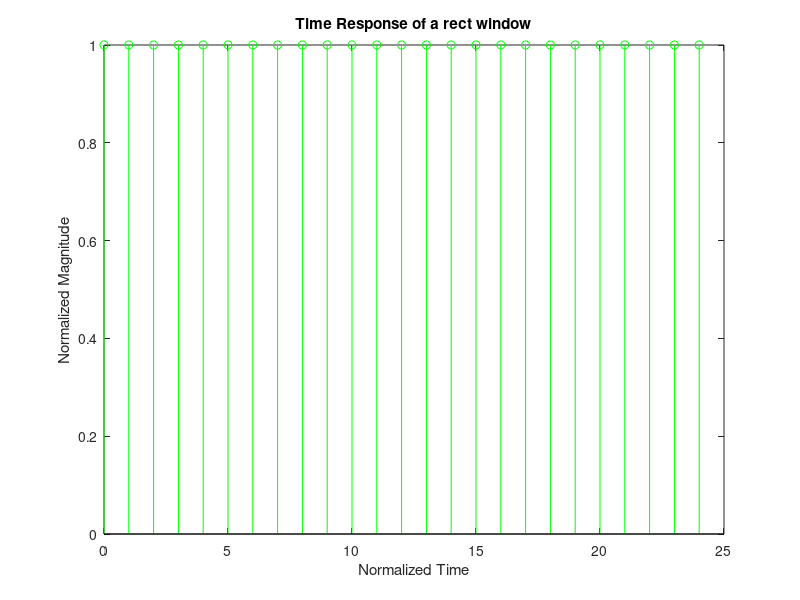
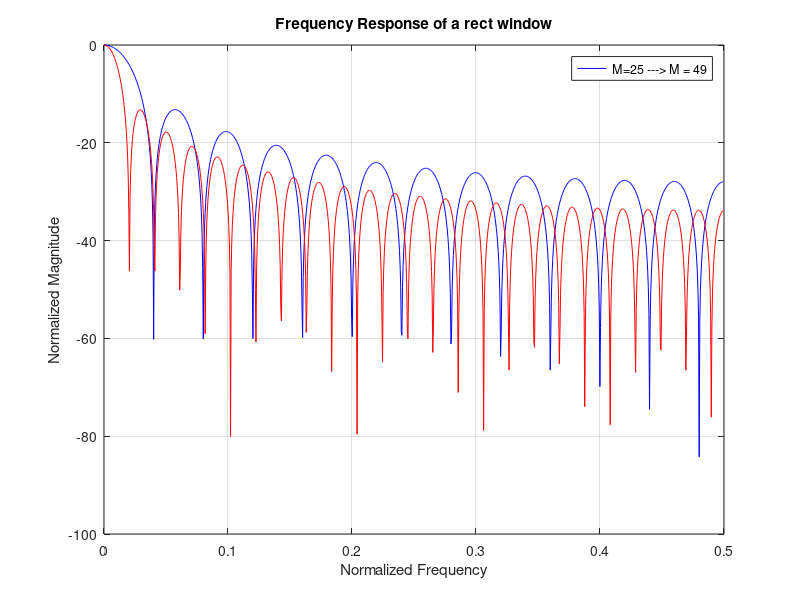
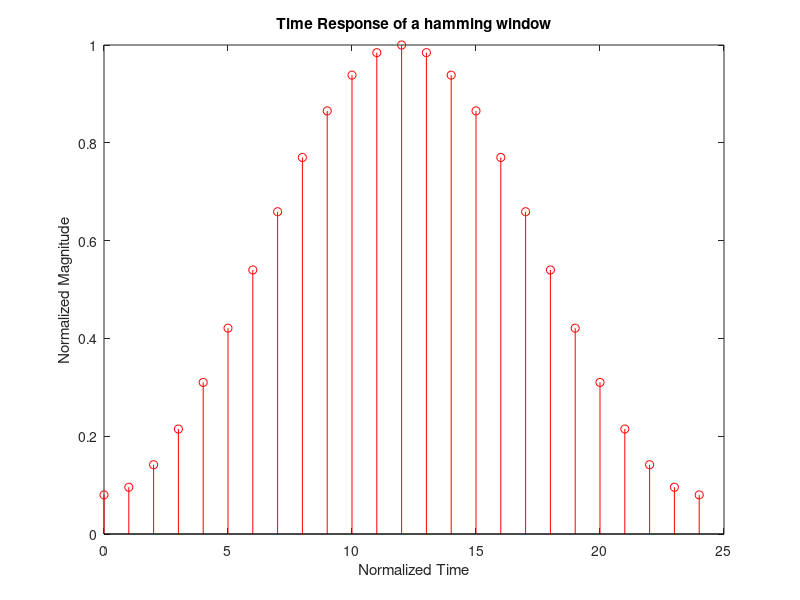
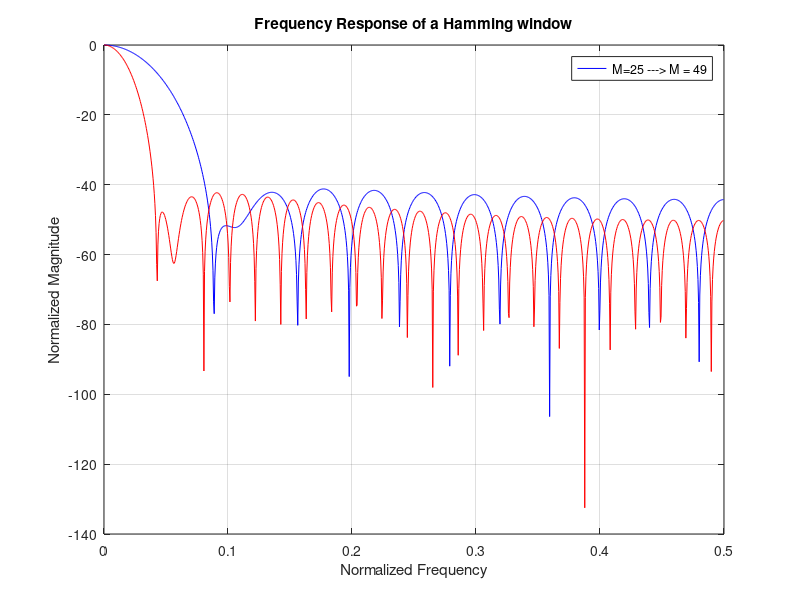

MATLAB code to generate these figures, in order:
M = 25;
t = (0:1:M-1)
A = ones(1,M)
stem(t,A,'g')
xlabel('Normalized Time')
title('Time Response of a rect window')
ylabel('Normalized Magnitude')

figure
[H,w] = freqz(A,1,1024);
wN = w./(2*pi);
HN = abs(H) ./ max(abs(H));
plot(wN,20.*log10(HN),'b')
grid
xlabel('Normalized Frequency')
title('Frequency Response of a rect window')
ylabel('Normalized Magnitude')
hold on %NP
M = 49
t = (0:1:M-1)
AH = ones(1,M)
[H,w] = freqz(AH,1,1024);
wN = w./(2*pi);
HN = abs(H) ./ max(abs(H));
plot(wN,20.*log10(HN),'r')
hold off %NP
legend('M=25 ---> M = 49')


%% HAMMING WINDOW
figure
M = 25
t = (0:1:M-1)
AH = 0.54-0.46*cos((2.*pi.*t)./(M-1));
stem(t,AH,'r');
xlabel('Normalized Time')
title('Time Response of a hamming window')
ylabel('Normalized Magnitude')

figure
[H,w] = freqz(AH,1,1024);
wN = w./(2*pi);
HN = abs(H) ./ max(abs(H));
plot(wN,20.*log10(HN),'b')
grid
xlabel('Normalized Frequency')
title('Frequency Response of a Hamming window')
ylabel('Normalized Magnitude')
hold on %NP
M = 49
t = (0:1:M-1)
AH = 0.54-0.46*cos((2.*pi.*t)./(M-1));
[H,w] = freqz(AH,1,1024);
wN = w./(2*pi);
HN = abs(H) ./ max(abs(H));
plot(wN,20.*log10(HN),'r')
hold off %NP
legend('M=25 ---> M = 49')
figure
%% BARTLETT WINDOW
figure
M = 25
t = (0:1:M-1)
AH = zeros(1,M);
for k = 0:(M-1)/2
    AH(1,k+1) = 2*k/(M-1);
end
for k = ((M-1)/2 + 1):(M-1)
    AH(1,k+1) = 2 - (2*k/(M-1));
end
stem(t,AH,'m')
xlabel('n------>')
title('Time Response of a Bartlett window')
ylabel('Amplitude')
figure
[H,w] = freqz(AH,1,1024);
wN = w./(2*pi);
HN = abs(H) ./ max(abs(H));
plot(wN,20.*log10(HN),'b')
grid
xlabel('Normalized Frequency')
title('Frequency Response of a Barltett window')
ylabel('Normalized Magnitude')
hold on %NP
M = 49
t = (0:1:M-1)
for k = 0:(M-1)/2
    AH(1,k+1) = 2*k/(M-1);
end
for k = ((M-1)/2 + 1):(M-1)
    AH(1,k+1) = 2 - (2*k/(M-1));
end
[H,w] = freqz(AH,1,1024);
wN = w./(2*pi);
HN = abs(H) ./ max(abs(H));
plot(wN,20.*log10(HN),'r')
hold off %NP
legend('M=25 ---> M = 49')
figure
